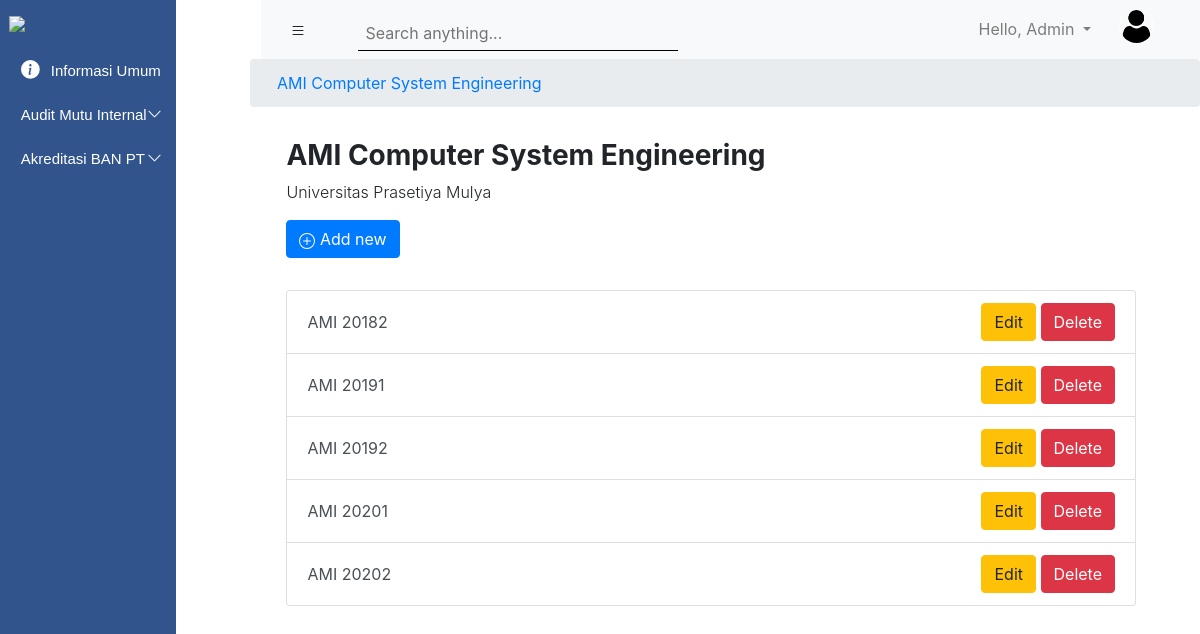
The page /folder/AMI/2 (signed in) on the database its author committed.
### Accounts/models.py (models this page shows, shortened)
class User(AbstractUser):
    prodi = models.ForeignKey(ProgramStudi, models.SET_NULL, blank=True, null=True, default=None)
    role_list = (
        ('Admin', 'Admin'),
        ('Faculty Member', 'Faculty Member'),
        ('Professional Staf', 'Professional Staf')
    )
    roles = models.CharField(choices=role_list, max_length=40)
    profile_picture = models.ImageField(null=True, blank=True)
    objects = UserManager

class ProgramStudi(models.Model):
    nama_prodi = models.CharField(max_length=200)

### upmsite/models.py (models this page shows, shortened)
class Folder(models.Model):
    listKategori = (
        ('AMI', 'AMI'),
        ('ABPT', 'ABPT'),
        ('Informasi Umum', 'Informasi Umum'),
    )
    nama_folder = models.CharField(default='', max_length=256)
    nama_prodi = models.ForeignKey(ProgramStudi, on_delete=models.CASCADE, blank = True, null = True)
    kategori = models.CharField(max_length=50, choices=listKategori)
    public_status = models.BooleanField(default = True)
    isAllowNewFolder = models.BooleanField(default = True)
    isAllowNewFile = models.BooleanField(default = True)

### upmsite/viewscinta.py (the view)
# urls.py: path('folder/<str:kategori>/<int:pk_prodi>', viewscinta.FolderList, name="folder-list"),
def FolderList(request, kategori, pk_prodi):
    roles = request.user.roles
    prodi = request.user.prodi
    semua_prodi = models_account.ProgramStudi.objects.all()
    informasiUmum = models.Folder.objects.filter(kategori=kategori, nama_prodi__id=pk_prodi)
    selected_prodi = models_account.ProgramStudi.objects.get(id=pk_prodi)
    global data_pk_prodi
    data_pk_prodi = pk_prodi
    label = kategori
    if kategori == "ABPT":
        label = "ABPT"
    elif kategori == "AMI":
        label = "AMI"
    context = {
        'pk_prodi': pk_prodi,
        'label': label,
        'kategori': kategori,
        'informasiUmum': informasiUmum,
        'roles': roles,
        'prodi': selected_prodi.nama_prodi,
        'semua_prodi': semua_prodi,
    }
    return render(request, 'Akreditasi/FolderList.html', context)

### Templates/Akreditasi/FolderList.html (shortened to what this page needs)
{% extends 'main.html' %}
{% load static %}
{% block content %}
<section>
  <nav aria-label="breadcrumb">
      <ol class="breadcrumb">
        <li class="breadcrumb-item"><a href="#">{{label}} {{prodi}}</a></li>
      </ol>
  </nav>
</section>
  <section class="page-title" style="margin-left: 17.9rem; ">
    <h3 class="font-weight-bold">{{label}} {{prodi}}</h3>
      <p class="font-weight-light">Universitas Prasetiya Mulya</p>
      {% if roles == 'Admin' %}
        <a class="btn btn-primary" href="{% url 'folder-create' kategori=kategori pk_prodi=pk_prodi %}">
            Add new
        </a>
      {% endif %}
  </section>
  <section class="page-title" style="margin-left: 17.9rem; margin-right: 4rem;">
    <div class="list-group">
      {%for item in informasiUmum%}
        <div type="button" class="list-group-item list-group-item-action button list-main" data-role="list-menus" onclick="window.location='{% url 'subfolder1-list' pk_parent=item.id %}';">
          <a href="" class="text-decoration-none text-reset">{{item.nama_folder}}</a>
          {% if roles == 'Admin' %}
          <div>
            <a href="{% url 'folder-update' kategori=kategori pk_prodi=item.id %}" class="btn btn-warning btn-card-menu">Edit</a>
            <a href="{% url 'folder-delete' kategori=kategori pk_prodi=item.id %}" class="btn btn-danger btn-card-menu">Delete</a>
          </div>
          {% endif %}
        </div>
      {%endfor%}
    </div>
  </section>
{% endblock %}

### Templates/main.html (shortened to what this page needs)
{% load static %}
<!DOCTYPE html>
<html lang="en">
<head>
    <link rel="stylesheet" href="https://stackpath.bootstrapcdn.com/bootstrap/4.5.2/css/bootstrap.min.css">
    <link rel="stylesheet" href="{% static 'css/main.css'%}">
</head>
<body>
    <section class="left_navigation" id="leftSidebar">
        <img src="https://lms.prasetiyamulya.ac.id/pluginfile.php/1/core_admin/logo/0x200/1601623298/logo_upm_putih.png" class="prasmul_logo pt-3">
        <div class="accordion navigation_menu pt-3" id="accordionExample">
          <div class="card card1">
            <div class="card-head card1-2" id="headingOne">
                <a class="btn btn-link btn-block text-left button1" type="button" href="{% url 'Informasi_Umum' %}">
                  <div class="button-content">
                      Informasi Umum
                  </div>
                </a>
            </div>
          </div>
            <div class="card card1">
              <div class="card-head card1-2" id="headingTwo">
                <h2 class="mb-0">
                  <button class="btn btn-link btn-block text-left collapsed button1" id="buttonTest" type="button" data-toggle="collapse" data-target="#collapseTwo" aria-expanded="false" aria-controls="collapseTwo">
                    <div class="button-content-2">
                        <div>Audit Mutu Internal</div>
                        <div class="caret">
                          <svg width="1em" height="1em" viewBox="0 0 16 16" class="bi bi-chevron-up" fill="currentColor" xmlns="http://www.w3.org/2000/svg">
                            <path fill-rule="evenodd" d="M7.646 4.646a.5.5 0 0 1 .708 0l6 6a.5.5 0 0 1-.708.708L8 5.707l-5.646 5.647a.5.5 0 0 1-.708-.708l6-6z"/>
                          </svg>
                        </div>
                    </div>
                  </button>
                </h2>
              </div>
            </div>
            <div class="card card1">
              <div class="card-head card1-2" id="headingThree">
                <h2 class="mb-0">
                  <button class="btn btn-link btn-block text-left collapsed button1" id="buttonTest" type="button" data-toggle="collapse" data-target="#collapseThree" aria-expanded="false" aria-controls="collapseThree">
                    <div class="button-content-2">
                      <div>Akreditasi BAN PT</div>
                      <div class="caret">
                        <svg width="1em" height="1em" viewBox="0 0 16 16" class="bi bi-chevron-up" fill="currentColor" xmlns="http://www.w3.org/2000/svg">
                          <path fill-rule="evenodd" d="M7.646 4.646a.5.5 0 0 1 .708 0l6 6a.5.5 0 0 1-.708.708L8 5.707l-5.646 5.647a.5.5 0 0 1-.708-.708l6-6z"/>
                        </svg>
                      </div>
                  </div>
                  </button>
                </h2>
              </div>
            </div>
        </div>
    </section>
    <section id="rightScreen">
        <nav class="navbar navbar-expand-lg navbar-light bg-light top-bar">
          <div class="right-menu">
            <button class="btn" id="sidebarCollapse">
            </button>
            <div class="search1 ml-4">
              <input class="input-sm border-0 p-2 col-md-11 input_search1" id="searchbox" type="text" placeholder="Search anything...">
            </div>
          </div>
          <div class="profile-area">
            <ul class="navbar-nav ml-auto">
              <li class="nav-item dropdown">
                <a class="nav-link dropdown-toggle user-dropdown" href="#" id="navbarDropdown" role="button" data-toggle="dropdown" aria-haspopup="true" aria-expanded="false">
                  Hello, {{user.first_name}}
                </a>
              </li>
            </ul>
            <div id="container">
              <div class="avatar">
                {% if request.user.profile_picture %}
                  <img src="{{request.user.profile_picture.url}}" alt="">
                {% else %}
                  <img src="{% static 'media/user.png' %}" alt="">
                {% endif %}
              </div>
            </div>
          </div>
        </nav>
    {% block content %}
    {% endblock %}
</body>
</html>

### static/css/main.css (style rules this page uses)
.prasmul_logo { display: block; margin-left: auto; margin-right: auto; width: 90%; }
.card1 { font-family: 'Montserrat', sans-serif; font-size: 15px; background: transparent; background-color: transparent; color: white; border-color: transparent; margin-left: -10px; }
.card1-2 { background: transparent; background-color: transparent; border-color: transparent; padding-top: 0.15rem; padding-bottom: 0.15rem; text-decoration: none; }
.card-head { padding-top: .25rem; border-radius: none; border-bottom: -1px; }
.button1 { font-size: 15px; background-color: transparent; color: white; }
.button-content { margin-left: 1.05rem; }
.button-content-2 { margin-left: 1.05rem; display: flex; justify-content: space-between; }
.caret { -moz-transition: all 0.3s linear; -webkit-transition: all 0.3s linear; transition: all 0.3s linear; }
.collapsed .caret { -webkit-transform: rotate(180deg); transform: rotate(180deg); }
.dropdown-toggle:after { transition: 0.7s; }
.house_icon { margin-top: -5px; margin-right: 7px; }
.top-bar { display: flex; justify-content: space-between; }
.avatar { margin-right: 30px; margin-left: 20px; top: 5%; left: 10%; }
.avatar img { width: 35px; height: 35px; border-radius: 100%; border: 1px solid white; }
.profile-area { display: flex; }
.user-dropdown { text-decoration: none; }
.search1 { display: flex; align-items: center; justify-content: center; height: 100%; width: 350px; }
.input_search1 { vertical-align: middle; padding-top: 0.8rem !important; padding-bottom: 0.3rem !important; border-bottom: 1px solid #000 !important; background-color: #f8f9fa; }
@media (min-width:768px) { .left_navigation { max-width: 261px; height: 100vh; background-color: #31548C; position: fixed; transition: all 0.5s; } }
@media (min-width:768px) { #rightScreen { transition: all 0.5s; } }
@media (min-width:768px) { .breadcrumb { margin-left: 250px; } }
@media (min-width:768px) { ol.breadcrumb { padding-left: 27px; } }
@media (min-width:768px) { .page-title { margin-top: 2rem; margin-left: 17.5rem; margin-right: 4rem; } }
@media (min-width:768px) { .top-bar { margin-left: 261px; } }
.right-menu { display: flex; }
.list-main { display: flex; justify-content: space-between; align-items: center; }

### rows shown on the page
User: first_name "Admin"
ProgramStudi: nama_prodi "Computer System Engineering"
Folder: nama_folder "AMI 20182"
Folder: nama_folder "AMI 20191"
Folder: nama_folder "AMI 20192"
Folder: nama_folder "AMI 20201"
Folder: nama_folder "AMI 20202"

### other values the page prints
{{ label }} "AMI"
